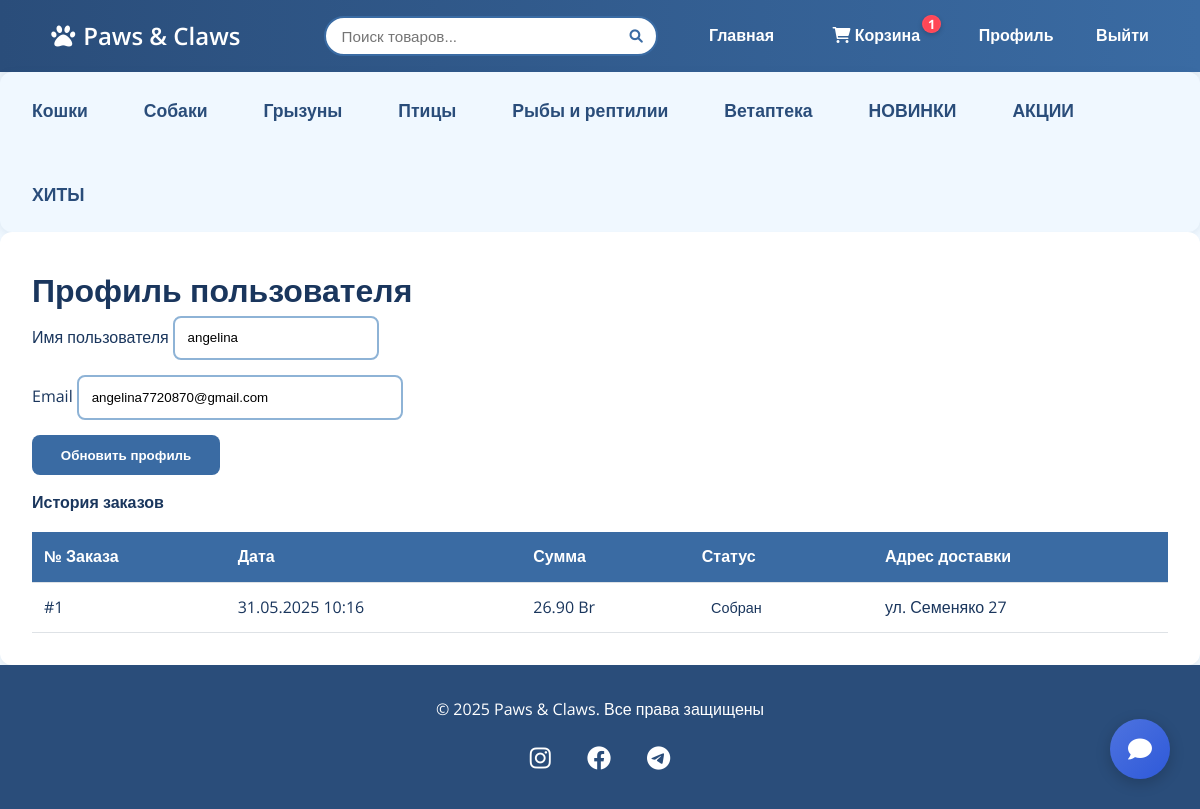
The page /profile (signed in) on the database its author committed.
### app.py (models this page shows)
class Category(db.Model):
    id = db.Column(db.Integer, primary_key=True)
    name = db.Column(db.String(50), unique=True, nullable=False)
    subcategories = db.relationship('SubCategory', backref='category', cascade='all, delete-orphan')
    products = db.relationship('Product', backref='category', lazy=True)

class User(db.Model):
    id = db.Column(db.Integer, primary_key=True)
    username = db.Column(db.String(50), unique=True, nullable=False)
    email = db.Column(db.String(100), unique=True, nullable=False)
    password = db.Column(db.String(200), nullable=False)
    is_admin = db.Column(db.Boolean, default=False)
    cart_items = db.relationship('Cart', backref='user', cascade='all, delete-orphan')
    orders = db.relationship('Order', backref='user', cascade='all, delete-orphan')

class Order(db.Model):
    id = db.Column(db.Integer, primary_key=True)
    user_id = db.Column(db.Integer, db.ForeignKey('user.id'), nullable=False)
    total = db.Column(db.Float, nullable=False)
    status = db.Column(db.Enum(OrderStatus), default=OrderStatus.CREATED)
    phone = db.Column(db.String(20), nullable=False)
    address = db.Column(db.Text, nullable=False)
    comment = db.Column(db.Text)
    created_at = db.Column(db.DateTime, server_default=db.func.now())
    items = db.relationship('OrderItem', backref='order', cascade='all, delete-orphan')

### app.py (the view)
@app.route('/profile', methods=['GET', 'POST'])
def profile():
    if 'user_id' not in session:
        return redirect(url_for('login'))
    user = User.query.get(session['user_id'])
    form = ProfileForm(obj=user)
    if form.validate_on_submit():
        user.username = form.username.data
        user.email = form.email.data
        db.session.commit()
        flash('Профиль обновлен', 'success')
        return redirect(url_for('profile'))
    return render_template('profile.html', form=form, user=user)

### app.py
class ProfileForm(FlaskForm):
    username = StringField('Имя пользователя', validators=[
        DataRequired(),
        Length(min=4, max=20)
    ])
    email = StringField('Email', validators=[
        DataRequired(),
        Email()
    ], render_kw={"size": 35})
    submit = SubmitField('Обновить профиль')

### app.py (called while the page is built)
@app.context_processor
def inject_user():
    user = None
    if 'user_id' in session:
        user = User.query.get(session['user_id'])
    return dict(current_user=user)

@app.context_processor
def inject_categories():
    categories = Category.query.options(
        db.joinedload(Category.subcategories)
    ).all()
    return dict(categories=categories)

@app.context_processor
def inject_cart_count():
    cart_count = 0
    if 'user_id' in session:
        cart_items = Cart.query.filter_by(user_id=session['user_id']).all()
        cart_count = sum(item.quantity for item in cart_items)  # Сумма количеств
    return dict(cart_count=cart_count)

### templates/profile.html (shortened to what this page needs)
{% extends 'base.html' %}
{% block content %}
<div class="profile container mt-4">
    <h1 class="mb-4">Профиль пользователя</h1>
    <div class="card p-4 mb-4">
        <form method="POST">
            <div class="mb-3">
        {{ form.username.label(class="form-label") }}
        {{ form.username(class="form-control") }}
    </div>
            <div class="mb-3" style="margin-top: 15px;" >
                {{ form.email.label(class="form-label") }}
                {{ form.email(class="form-control") }}
            </div>
            <div class="d-grid" style="margin-top: 15px;">
                {{ form.submit(class="btn btn-primary") }}
            </div>
        </form>
    </div>
    {% if not user.is_admin %}
    <div class="mt-4" style="margin-top: 15px;">
        <h4>История заказов</h4>
        {% if user.orders %}
        <div class="table-responsive">
            <table class="table table-striped table-hover">
                <thead class="table-dark">
                    <tr>
                        <th>№ Заказа</th>
                        <th>Дата</th>
                        <th>Сумма</th>
                        <th>Статус</th>
                        <th>Адрес доставки</th>
                    </tr>
                </thead>
                <tbody>
                    {% for order in user.orders|reverse %}
                    <tr>
                        <td>#{{ order.id }}</td>
                        <td>{{ order.created_at.strftime('%d.%m.%Y %H:%M') }}</td>
                        <td>{{ "%.2f"|format(order.total) }} Br</td>
                        <td>
                            <span class="badge
                                {% if order.status.name == 'CREATED' %}bg-primary
                                {% elif order.status.name == 'PROCESSING' %}bg-warning
                                {% elif order.status.name == 'SHIPPED' %}bg-success
                                {% else %}bg-danger{% endif %}" style="font-family: inherit; font-size: 0.9em; font-weight: normal;">
                                {{ order.status.value }}
                            </span>
                        </td>
                       <td style="max-width: 300px; word-wrap: break-word;">
                            {{ order.address }}
                        </td>
                    </tr>
                    {% endfor %}
                </tbody>
            </table>
        </div>
        {% else %}
        <div class="alert alert-info">У вас пока нет заказов</div>
        {% endif %}
    </div>
    {% endif %}
</div>
{% endblock %}

### templates/base.html (shortened to what this page needs)
<!DOCTYPE html>
<html lang="ru">
<head>
    <link rel="stylesheet" href="{{ url_for('static', filename='css/style.css') }}">
    <link rel="stylesheet" href="https://cdnjs.cloudflare.com/ajax/libs/font-awesome/6.0.0/css/all.min.css">
</head>
<body>
    <nav class="navbar">
        <div class="container">
            <a href="{{ url_for('index') }}" class="logo">
                <i class="fas fa-paw"></i> Paws & Claws
            </a>
            <div class="search-container">
                <form action="{{ url_for('search') }}" method="GET">
                    <div class="search-box">
                        <input type="text"
                               name="q"
                               placeholder="Поиск товаров..."
                               value="{{ request.args.get('q', '') }}"
                               autocomplete="off">
                        <button type="submit">
                            <i class="fas fa-search"></i>
                        </button>
                    </div>
                </form>
            </div>
            <div class="nav-links">
                <a href="{{ url_for('index') }}">Главная</a>
                 {% if current_user %}
                {% if not current_user.is_admin %}
                   <a href="{{ url_for('cart') }}" class="cart-btn position-relative">
    <i class="fas fa-shopping-cart me-1"></i>
    Корзина
    {% if cart_count > 0 %}
    <span class="cart-counter">
        {{ cart_count }}
        <svg class="counter-bg" viewBox="0 0 100 100">
            <circle cx="50" cy="50" r="48"/>
        </svg>
    </span>
    {% endif %}
</a>
                 {% endif %}
                    <a href="{{ url_for('profile') }}">Профиль</a>
                    <a href="{{ url_for('logout') }}">Выйти</a>
                {% else %}
                    <a href="{{ url_for('login') }}">Войти</a>
                    <a href="{{ url_for('register') }}">Регистрация</a>
                {% endif %}
            </div>
        </div>
    </nav>
    <section class="categories-list">
    {% for category in categories %}
        <li class="category-item">
            <a href="{{ url_for('index', category=category.id) }}" class="category-link has-submenu">{{ category.name }}</a>
        </li>
    {% endfor %}
    </section>
    <main class="container">
        {% block content %}{% endblock %}
    </main>
    {% if current_user %}
        <a href="
        {% if current_user.is_admin %}
        {{ url_for('admin_support') }}
        {% else %}
        {{ url_for('support') }}
        {% endif %}"
           class="floating-chat-btn"
           id="chat-button">
            <i class="fas fa-comment"></i>
        </a>
    {% endif %}
    <footer class="footer">
        <div class="container text-center">
            <p>© 2025 Paws & Claws. Все права защищены</p>
            <div class="social-links">
                <a href="#"><i class="fab fa-instagram"></i></a>
                <a href="#"><i class="fab fa-facebook"></i></a>
                <a href="#"><i class="fab fa-telegram"></i></a>
            </div>
        </div>
    </footer>
</body>
</html>

### rows shown on the page
Category: name "Кошки"
Category: name "Собаки"
Category: name "Грызуны"
Category: name "Птицы"
Category: name "Рыбы и рептилии"
Category: name "Ветаптека"
Category: name "НОВИНКИ"
Category: name "АКЦИИ"
Category: name "ХИТЫ"
User: username "angelina", email "angelina7720870@gmail.com"
Order: id "1", created_at "31.05.2025 10:16", total "26.90", status.value "Собран", address "ул. Семеняко 27"

### other values the page prints
{{ cart_count }} "1"
